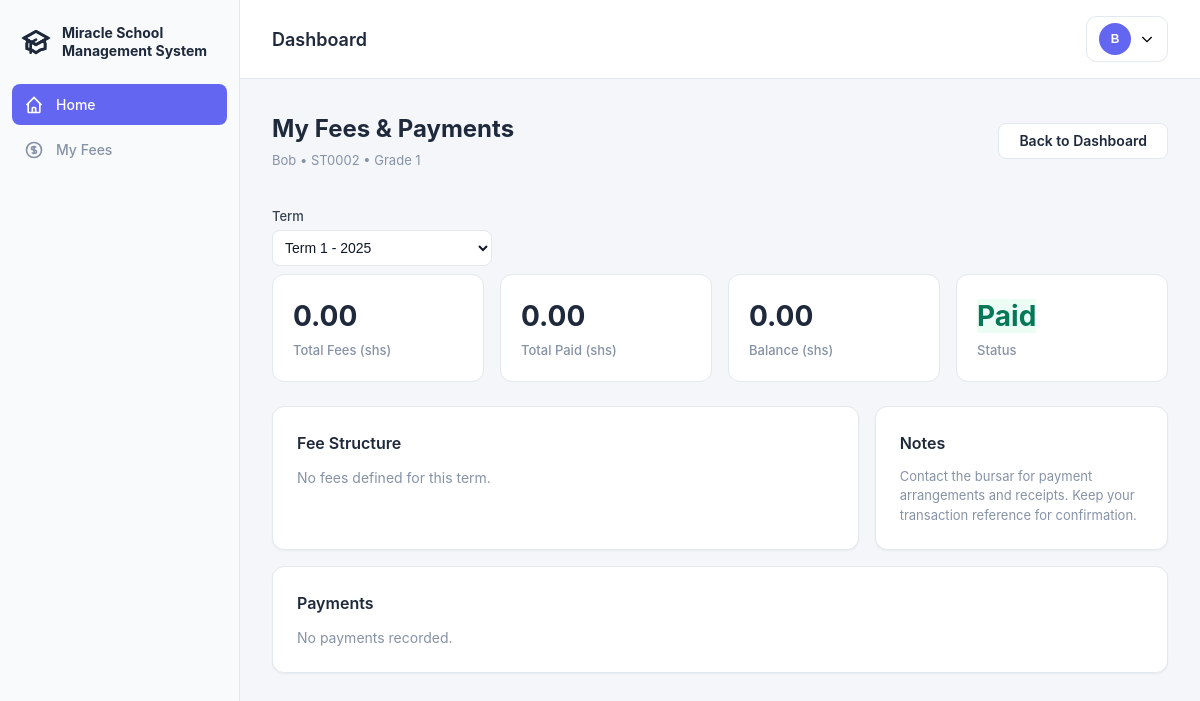
The page /student/fees/ (signed in) on the database as committed earlier.
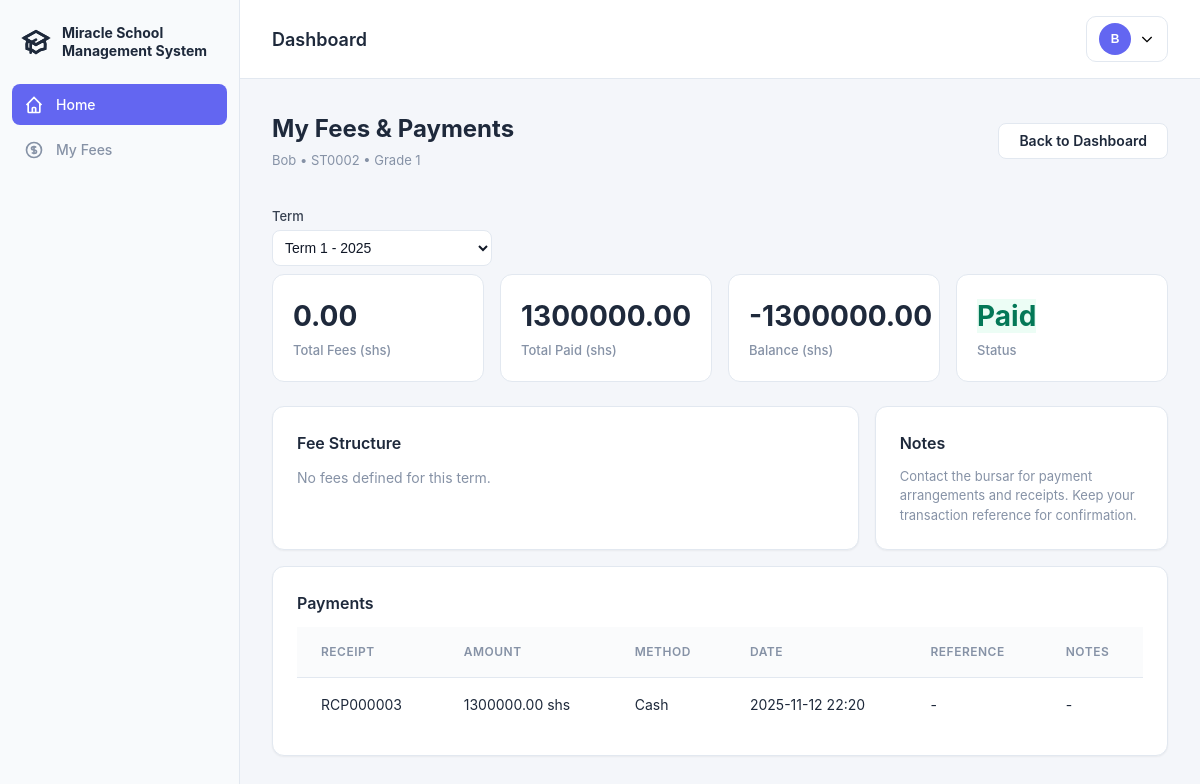
The same page on the database as committed later.
### school/models.py (models this page shows, shortened)
class FeePayment(models.Model):
    PAYMENT_STATUS_CHOICES = (
        ('pending', 'Pending'),
        ('partial', 'Partially Paid'),
        ('paid', 'Fully Paid'),
        ('overdue', 'Overdue')
    )
    PAYMENT_METHOD_CHOICES = (
        ('cash', 'Cash'),
        ('bank', 'Bank Transfer'),
        ('mtn', 'MTN Mobile Money'),
        ('airtel', 'Airtel Mobile Money'),
        ('momo_pay', 'MoMo Pay'),
    )
    student = models.ForeignKey(Student, on_delete=models.CASCADE)
    term = models.ForeignKey(Term, on_delete=models.CASCADE)
    payment_date = models.DateTimeField(auto_now_add=True)
    payment_method = models.CharField(max_length=20, choices=PAYMENT_METHOD_CHOICES)
    amount_paid = models.DecimalField(max_digits=10, decimal_places=2)
    payment_status = models.CharField(max_length=10, choices=PAYMENT_STATUS_CHOICES, default='pending')
    receipt_no = models.CharField(max_length=20, unique=True)
    transaction_reference = models.CharField(max_length=50, blank=True)
    processed_by = models.ForeignKey(
        User,
        on_delete=models.SET_NULL,
        null=True,
        limit_choices_to=models.Q(user_type__in=['bursar', 'admin'])
    )
    notes = models.TextField(blank=True)
    class Meta:
        db_table = 'fee_payments'

### school/views.py (the view)
# urls.py: path('student/fees/', views.student_my_fees, name='student_my_fees'),
@login_required
@user_passes_test(is_student)
def student_my_fees(request):
    student = Student.objects.get(user=request.user)
    terms = Term.objects.all()
    term_id = request.GET.get('term_id')
    term = get_object_or_404(Term, id=term_id) if term_id else Term.objects.filter(is_active=True).first()
    if term:
        fees = ClassFee.objects.filter(
            class_assigned=student.student_class,
            term=term
        )
        payments = FeePayment.objects.filter(
            student=student,
            term=term
        ).order_by('-payment_date')
        total_fees = fees.aggregate(total=Sum('amount'))['total'] or 0
        total_paid = payments.aggregate(total=Sum('amount_paid'))['total'] or 0
        balance = total_fees - total_paid
    else:
        fees = payments = []
        total_fees = total_paid = balance = 0
    context = {
        'student': student,
        'terms': terms,
        'current_term': term,
        'fees': fees,
        'payments': payments,
        'total_fees': total_fees,
        'total_paid': total_paid,
        'balance': balance,
    }
    return render(request, 'student/fees.html', context)

### school/models.py (called while the page is built)
    def __str__(self):
        return f"Term {self.term} - {self.academic_year}"

### school/views.py (called while the page is built)
def is_student(user):
    return user.user_type == 'student'

### school/templates/student/fees.html (shortened to what this page needs)
{% extends 'base_dashboard.html' %}
{% block content %}
  <div class="content-header">
    <div>
      <h1 class="content-title">My Fees & Payments</h1>
      <p class="content-subtitle">{{ student.user.get_full_name }} • {{ student.admission_number }} • {{ student.student_class.name }}</p>
    </div>
    <div style="display:flex;gap:8px;flex-wrap:wrap">
      <a class="btn btn-outline" href="{% url 'student_dashboard' %}">Back to Dashboard</a>
    </div>
  </div>
  <form method="get" style="display:flex;gap:12px;flex-wrap:wrap;align-items:end;margin-bottom:8px">
    <div style="min-width:220px">
      <label style="font-size:13px;margin-bottom:4px;display:block">Term</label>
      <select name="term_id" onchange="this.form.submit()" style="width:100%;padding:8px;border:1px solid var(--border);border-radius:8px">
        {% for t in terms %}
          <option value="{{ t.id }}" {% if current_term and current_term.id == t.id %}selected{% endif %}>{{ t }}</option>
        {% endfor %}
      </select>
    </div>
  </form>
  <div class="stats-grid">
    <div class="stat-card">
      <div class="stat-value">{{ total_fees|default:0|floatformat:2 }}</div>
      <div class="stat-label">Total Fees (shs)</div>
    </div>
    <div class="stat-card">
      <div class="stat-value">{{ total_paid|default:0|floatformat:2 }}</div>
      <div class="stat-label">Total Paid (shs)</div>
    </div>
    <div class="stat-card">
      <div class="stat-value">{{ balance|default:0|floatformat:2 }}</div>
      <div class="stat-label">Balance (shs)</div>
    </div>
    <div class="stat-card">
      <div class="stat-value">
        {% if balance <= 0 %}
          <span class="badge" style="background:#ecfdf5;color:#047857">Paid</span>
        {% elif total_paid > 0 %}
          <span class="badge" style="background:#fff7ed;color:#9a3412">Partial</span>
        {% else %}
          <span class="badge" style="background:#fee2e2;color:#b91c1c">Pending</span>
        {% endif %}
      </div>
      <div class="stat-label">Status</div>
    </div>
  </div>
  <div class="grid" style="display:grid;grid-template-columns:2fr 1fr;gap:16px;margin-top:16px">
    <div class="card">
      <h3 style="margin-bottom:12px;font-size:16px;font-weight:600">Fee Structure</h3>
      {% if fees %}
        <table>
          <thead><tr><th>Type</th><th>Amount</th><th>Due</th><th>Description</th></tr></thead>
          <tbody>
            {% for f in fees %}
              <tr>
                <td style="text-align:left">{{ f.get_fee_type_display }}</td>
                <td>{{ f.amount|floatformat:2 }} shs</td>
                <td>{{ f.due_date }}</td>
                <td>{{ f.description|default:'-' }}</td>
              </tr>
            {% endfor %}
          </tbody>
        </table>
      {% else %}
        <div style="color:var(--muted)">No fees defined for this term.</div>
      {% endif %}
    </div>
    <div class="card">
      <h3 style="margin-bottom:12px;font-size:16px;font-weight:600">Notes</h3>
      <div style="font-size:13px;color:var(--muted)">Contact the bursar for payment arrangements and receipts. Keep your transaction reference for confirmation.</div>
    </div>
  </div>
  <div class="card" style="margin-top:16px">
    <h3 style="margin-bottom:12px;font-size:16px;font-weight:600">Payments</h3>
    {% if payments %}
      <table>
        <thead><tr><th>Receipt</th><th>Amount</th><th>Method</th><th>Date</th><th>Reference</th><th>Notes</th></tr></thead>
        <tbody>
          {% for p in payments %}
            <tr>
              <td>{{ p.receipt_no }}</td>
              <td>{{ p.amount_paid|floatformat:2 }} shs</td>
              <td>{{ p.get_payment_method_display }}</td>
              <td>{{ p.payment_date|date:"Y-m-d H:i" }}</td>
              <td>{{ p.transaction_reference|default:'-' }}</td>
              <td>{{ p.notes|default:'-' }}</td>
            </tr>
          {% endfor %}
        </tbody>
      </table>
    {% else %}
      <div style="color:var(--muted)">No payments recorded.</div>
    {% endif %}
  </div>
{% endblock %}

Rows that differ between the two databases and show on the page:
added FeePayment: receipt_no "RCP000003", amount_paid "1300000.00", payment_method "Cash", payment_date "2025-11-12 22:20", transaction_reference "-", notes "-"
Other text that changed with them:
{{ total_paid|default:0|floatformat:2 }}: "0.00" → "1300000.00"
{{ balance|default:0|floatformat:2 }}: "0.00" → "-1300000.00"
text no longer shown: "No payments recorded."
text now shown: "RECEIPT AMOUNT METHOD DATE REFERENCE NOTES"
